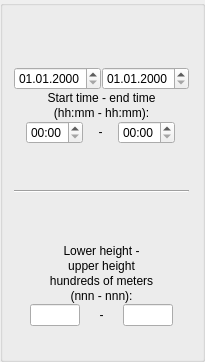
      <widget class="QGroupBox" name="gbParameters">
       <property name="sizePolicy">
        <sizepolicy hsizetype="Preferred" vsizetype="Expanding">
         <horstretch>0</horstretch>
         <verstretch>0</verstretch>
        </sizepolicy>
       </property>
       <property name="title">
        <string/>
       </property>
       <layout class="QGridLayout" name="gridLayout">
        <item row="0" column="0">
         <layout class="QVBoxLayout" name="verticalLayout3">
          <property name="spacing">
           <number>0</number>
          </property>
          <item>
           <layout class="QVBoxLayout" name="verticalLayout4">
            <property name="spacing">
             <number>1</number>
            </property>
            <property name="sizeConstraint">
             <enum>QLayout::SetFixedSize</enum>
            </property>
            <property name="leftMargin">
             <number>0</number>
            </property>
            <property name="rightMargin">
             <number>2</number>
            </property>
            <property name="bottomMargin">
             <number>0</number>
            </property>
            <item>
             <spacer name="verticalSpacer_15">
              <property name="orientation">
               <enum>Qt::Vertical</enum>
              </property>
              <property name="sizeHint" stdset="0">
               <size>
                <width>20</width>
                <height>50</height>
               </size>
              </property>
             </spacer>
            </item>
            <item>
             <layout class="QHBoxLayout" name="horizontalLayout7">
              <item>
               <widget class="QDateEdit" name="deRestrictionStartDate">
                <property name="sizePolicy">
                 <sizepolicy hsizetype="Fixed" vsizetype="Fixed">
                  <horstretch>0</horstretch>
                  <verstretch>0</verstretch>
                 </sizepolicy>
                </property>
                <property name="alignment">
                 <set>Qt::AlignLeading|Qt::AlignLeft|Qt::AlignVCenter</set>
                </property>
                <property name="displayFormat">
                 <string>dd.MM.yyyy</string>
                </property>
               </widget>
              </item>
              <item>
               <widget class="QDateEdit" name="deRestrictionEndDate">
                <property name="sizePolicy">
                 <sizepolicy hsizetype="Fixed" vsizetype="Fixed">
                  <horstretch>0</horstretch>
                  <verstretch>0</verstretch>
                 </sizepolicy>
                </property>
                <property name="displayFormat">
                 <string>dd.MM.yyyy</string>
                </property>
               </widget>
              </item>
             </layout>
            </item>
            <item>
             <widget class="QLabel" name="lStartEndTime">
              <property name="sizePolicy">
               <sizepolicy hsizetype="Preferred" vsizetype="Fixed">
                <horstretch>0</horstretch>
                <verstretch>0</verstretch>
               </sizepolicy>
              </property>
              <property name="text">
               <string>Start time - end time</string>
              </property>
              <property name="alignment">
               <set>Qt::AlignCenter</set>
              </property>
             </widget>
            </item>
            <item>
             <widget class="QLabel" name="lHhMmHhMm">
              <property name="sizePolicy">
               <sizepolicy hsizetype="Preferred" vsizetype="Fixed">
                <horstretch>0</horstretch>
                <verstretch>0</verstretch>
               </sizepolicy>
              </property>
              <property name="text">
               <string>(hh:mm - hh:mm):</string>
              </property>
              <property name="alignment">
               <set>Qt::AlignCenter</set>
              </property>
             </widget>
            </item>
            <item>
             <layout class="QHBoxLayout" name="horizontalLayout5">
              <property name="spacing">
               <number>0</number>
              </property>
              <property name="sizeConstraint">
               <enum>QLayout::SetDefaultConstraint</enum>
              </property>
              <item>
               <widget class="QTimeEdit" name="teRestrictionStart">
                <property name="sizePolicy">
                 <sizepolicy hsizetype="Fixed" vsizetype="Fixed">
                  <horstretch>0</horstretch>
                  <verstretch>0</verstretch>
                 </sizepolicy>
                </property>
                <property name="alignment">
                 <set>Qt::AlignLeading|Qt::AlignLeft|Qt::AlignVCenter</set>
                </property>
                <property name="displayFormat">
                 <string>hh:mm</string>
                </property>
               </widget>
              </item>
              <item>
               <widget class="QLabel" name="label_3">
                <property name="sizePolicy">
                 <sizepolicy hsizetype="Fixed" vsizetype="Fixed">
                  <horstretch>0</horstretch>
                  <verstretch>0</verstretch>
                 </sizepolicy>
                </property>
                <property name="text">
                 <string> - </string>
                </property>
                <property name="alignment">
                 <set>Qt::AlignCenter</set>
                </property>
               </widget>
              </item>
              <item>
               <widget class="QTimeEdit" name="teRestrictionEnd">
                <property name="sizePolicy">
                 <sizepolicy hsizetype="Fixed" vsizetype="Fixed">
                  <horstretch>0</horstretch>
                  <verstretch>0</verstretch>
                 </sizepolicy>
                </property>
                <property name="alignment">
                 <set>Qt::AlignLeading|Qt::AlignLeft|Qt::AlignVCenter</set>
                </property>
                <property name="displayFormat">
                 <string>hh:mm</string>
                </property>
               </widget>
              </item>
             </layout>
            </item>
            <item>
             <spacer name="verticalSpacer_3">
              <property name="orientation">
               <enum>Qt::Vertical</enum>
              </property>
              <property name="sizeType">
               <enum>QSizePolicy::Minimum</enum>
              </property>
              <property name="sizeHint" stdset="0">
               <size>
                <width>20</width>
                <height>45</height>
               </size>
              </property>
             </spacer>
            </item>
            <item>
             <widget class="Line" name="line">
              <property name="orientation">
               <enum>Qt::Horizontal</enum>
              </property>
             </widget>
            </item>
            <item>
             <spacer name="verticalSpacer_2">
              <property name="orientation">
               <enum>Qt::Vertical</enum>
              </property>
              <property name="sizeType">
               <enum>QSizePolicy::Minimum</enum>
              </property>
              <property name="sizeHint" stdset="0">
               <size>
                <width>20</width>
                <height>50</height>
               </size>
              </property>
             </spacer>
            </item>
            <item>
             <widget class="QLabel" name="lLowerHeight">
              <property name="sizePolicy">
               <sizepolicy hsizetype="Preferred" vsizetype="Fixed">
                <horstretch>0</horstretch>
                <verstretch>0</verstretch>
               </sizepolicy>
              </property>
              <property name="text">
               <string>Lower height -</string>
              </property>
              <property name="alignment">
               <set>Qt::AlignCenter</set>
              </property>
             </widget>
            </item>
            <item>
             <widget class="QLabel" name="lUppeHeight">
              <property name="sizePolicy">
               <sizepolicy hsizetype="Preferred" vsizetype="Fixed">
                <horstretch>0</horstretch>
                <verstretch>0</verstretch>
               </sizepolicy>
              </property>
              <property name="text">
               <string>upper height</string>
              </property>
              <property name="alignment">
               <set>Qt::AlignCenter</set>
              </property>
             </widget>
            </item>
            <item>
             <widget class="QLabel" name="lHundredsofmeters">
              <property name="sizePolicy">
               <sizepolicy hsizetype="Preferred" vsizetype="Fixed">
                <horstretch>0</horstretch>
                <verstretch>0</verstretch>
               </sizepolicy>
              </property>
              <property name="text">
               <string>hundreds of meters</string>
              </property>
              <property name="alignment">
               <set>Qt::AlignCenter</set>
              </property>
             </widget>
            </item>
            <item>
             <widget class="QLabel" name="lNnn">
              <property name="sizePolicy">
               <sizepolicy hsizetype="Preferred" vsizetype="Fixed">
                <horstretch>0</horstretch>
                <verstretch>0</verstretch>
               </sizepolicy>
              </property>
              <property name="text">
               <string>(nnn - nnn):</string>
              </property>
              <property name="alignment">
               <set>Qt::AlignCenter</set>
              </property>
             </widget>
            </item>
            <item>
             <layout class="QHBoxLayout" name="horizontalLayout6">
              <property name="spacing">
               <number>0</number>
              </property>
              <item>
               <widget class="QLineEdit" name="leRestrictionLowerHeight">
                <property name="sizePolicy">
                 <sizepolicy hsizetype="Fixed" vsizetype="Fixed">
                  <horstretch>0</horstretch>
                  <verstretch>0</verstretch>
                 </sizepolicy>
                </property>
                <property name="maximumSize">
                 <size>
                  <width>50</width>
                  <height>16777215</height>
                 </size>
                </property>
               </widget>
              </item>
              <item>
               <widget class="QLabel" name="label_8">
                <property name="sizePolicy">
                 <sizepolicy hsizetype="Fixed" vsizetype="Fixed">
                  <horstretch>0</horstretch>
                  <verstretch>0</verstretch>
                 </sizepolicy>
                </property>
                <property name="text">
                 <string> - </string>
                </property>
                <property name="alignment">
                 <set>Qt::AlignCenter</set>
                </property>
               </widget>
              </item>
              <item>
               <widget class="QLineEdit" name="leRestrictionUpperHeight">
                <property name="sizePolicy">
                 <sizepolicy hsizetype="Fixed" vsizetype="Fixed">
                  <horstretch>0</horstretch>
                  <verstretch>0</verstretch>
                 </sizepolicy>
                </property>
                <property name="maximumSize">
                 <size>
                  <width>50</width>
                  <height>16777215</height>
                 </size>
                </property>
               </widget>
              </item>
             </layout>
            </item>
            <item>
             <layout class="QHBoxLayout" name="horizontalLayout8">
              <property name="spacing">
               <number>0</number>
              </property>
              <property name="topMargin">
               <number>22</number>
              </property>
             </layout>
            </item>
           </layout>
          </item>
         </layout>
        </item>
       </layout>
      </widget>
